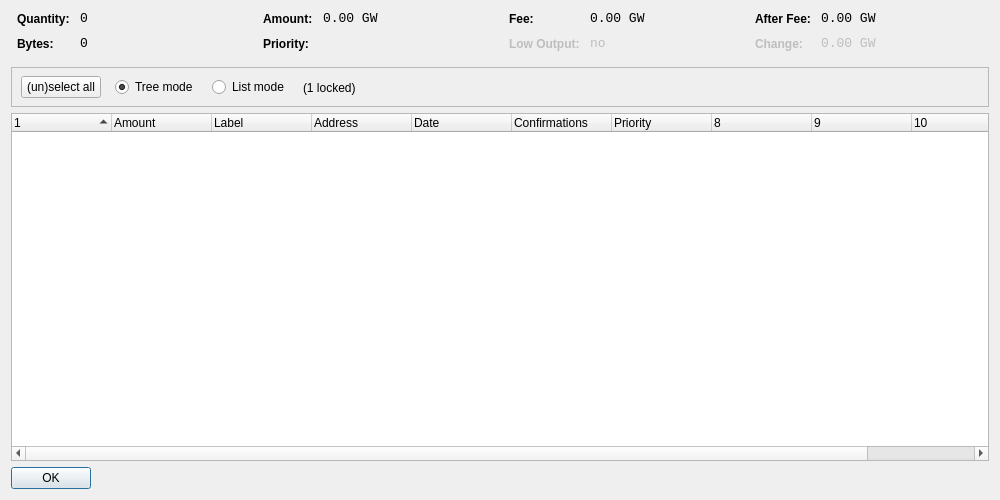
<?xml version="1.0" encoding="UTF-8"?>
<ui version="4.0">
 <class>CoinControlDialog</class>
 <widget class="QDialog" name="CoinControlDialog">
  <property name="geometry">
   <rect>
    <x>0</x>
    <y>0</y>
    <width>1000</width>
    <height>500</height>
   </rect>
  </property>
  <property name="windowTitle">
   <string>Coin Control</string>
  </property>
  <layout class="QVBoxLayout" name="verticalLayout">
   <item>
    <layout class="QHBoxLayout" name="horizontalLayoutTop" stretch="0,0,0,0">
     <property name="topMargin">
      <number>0</number>
     </property>
     <property name="bottomMargin">
      <number>10</number>
     </property>
     <item>
      <layout class="QFormLayout" name="formLayoutCoinControl1">
       <property name="horizontalSpacing">
        <number>10</number>
       </property>
       <property name="verticalSpacing">
        <number>10</number>
       </property>
       <property name="leftMargin">
        <number>6</number>
       </property>
       <property name="rightMargin">
        <number>6</number>
       </property>
       <item row="0" column="0">
        <widget class="QLabel" name="labelCoinControlQuantityText">
         <property name="styleSheet">
          <string notr="true">font-weight:bold;</string>
         </property>
         <property name="text">
          <string>Quantity:</string>
         </property>
        </widget>
       </item>
       <item row="0" column="1">
        <widget class="QLabel" name="labelCoinControlQuantity">
         <property name="font">
          <font>
           <family>Monospace</family>
           <pointsize>10</pointsize>
          </font>
         </property>
         <property name="cursor">
          <cursorShape>IBeamCursor</cursorShape>
         </property>
         <property name="contextMenuPolicy">
          <enum>Qt::ActionsContextMenu</enum>
         </property>
         <property name="text">
          <string notr="true">0</string>
         </property>
         <property name="textInteractionFlags">
          <set>Qt::LinksAccessibleByMouse|Qt::TextSelectableByKeyboard|Qt::TextSelectableByMouse</set>
         </property>
        </widget>
       </item>
       <item row="1" column="0">
        <widget class="QLabel" name="labelCoinControlBytesText">
         <property name="styleSheet">
          <string notr="true">font-weight:bold;</string>
         </property>
         <property name="text">
          <string>Bytes:</string>
         </property>
        </widget>
       </item>
       <item row="1" column="1">
        <widget class="QLabel" name="labelCoinControlBytes">
         <property name="font">
          <font>
           <family>Monospace</family>
           <pointsize>10</pointsize>
          </font>
         </property>
         <property name="cursor">
          <cursorShape>IBeamCursor</cursorShape>
         </property>
         <property name="contextMenuPolicy">
          <enum>Qt::ActionsContextMenu</enum>
         </property>
         <property name="text">
          <string notr="true">0</string>
         </property>
         <property name="textInteractionFlags">
          <set>Qt::LinksAccessibleByMouse|Qt::TextSelectableByKeyboard|Qt::TextSelectableByMouse</set>
         </property>
        </widget>
       </item>
      </layout>
     </item>
     <item>
      <layout class="QFormLayout" name="formLayoutCoinControl2">
       <property name="horizontalSpacing">
        <number>10</number>
       </property>
       <property name="verticalSpacing">
        <number>10</number>
       </property>
       <property name="leftMargin">
        <number>6</number>
       </property>
       <property name="rightMargin">
        <number>6</number>
       </property>
       <item row="0" column="0">
        <widget class="QLabel" name="labelCoinControlAmountText">
         <property name="styleSheet">
          <string notr="true">font-weight:bold;</string>
         </property>
         <property name="text">
          <string>Amount:</string>
         </property>
        </widget>
       </item>
       <item row="0" column="1">
        <widget class="QLabel" name="labelCoinControlAmount">
         <property name="font">
          <font>
           <family>Monospace</family>
           <pointsize>10</pointsize>
          </font>
         </property>
         <property name="cursor">
          <cursorShape>IBeamCursor</cursorShape>
         </property>
         <property name="contextMenuPolicy">
          <enum>Qt::ActionsContextMenu</enum>
         </property>
         <property name="text">
          <string notr="true">0.00 GW</string>
         </property>
         <property name="textInteractionFlags">
          <set>Qt::LinksAccessibleByMouse|Qt::TextSelectableByKeyboard|Qt::TextSelectableByMouse</set>
         </property>
        </widget>
       </item>
       <item row="1" column="0">
        <widget class="QLabel" name="labelCoinControlPriorityText">
         <property name="styleSheet">
          <string notr="true">font-weight:bold;</string>
         </property>
         <property name="text">
          <string>Priority:</string>
         </property>
        </widget>
       </item>
       <item row="1" column="1">
        <widget class="QLabel" name="labelCoinControlPriority">
         <property name="font">
          <font>
           <family>Monospace</family>
           <pointsize>10</pointsize>
          </font>
         </property>
         <property name="cursor">
          <cursorShape>IBeamCursor</cursorShape>
         </property>
         <property name="contextMenuPolicy">
          <enum>Qt::ActionsContextMenu</enum>
         </property>
         <property name="text">
          <string/>
         </property>
         <property name="textInteractionFlags">
          <set>Qt::LinksAccessibleByMouse|Qt::TextSelectableByKeyboard|Qt::TextSelectableByMouse</set>
         </property>
        </widget>
       </item>
      </layout>
     </item>
     <item>
      <layout class="QFormLayout" name="formLayoutCoinControl3">
       <property name="horizontalSpacing">
        <number>10</number>
       </property>
       <property name="verticalSpacing">
        <number>10</number>
       </property>
       <property name="leftMargin">
        <number>6</number>
       </property>
       <property name="rightMargin">
        <number>6</number>
       </property>
       <item row="0" column="0">
        <widget class="QLabel" name="labelCoinControlFeeText">
         <property name="styleSheet">
          <string notr="true">font-weight:bold;</string>
         </property>
         <property name="text">
          <string>Fee:</string>
         </property>
        </widget>
       </item>
       <item row="0" column="1">
        <widget class="QLabel" name="labelCoinControlFee">
         <property name="font">
          <font>
           <family>Monospace</family>
           <pointsize>10</pointsize>
          </font>
         </property>
         <property name="cursor">
          <cursorShape>IBeamCursor</cursorShape>
         </property>
         <property name="contextMenuPolicy">
          <enum>Qt::ActionsContextMenu</enum>
         </property>
         <property name="text">
          <string notr="true">0.00 GW</string>
         </property>
         <property name="textInteractionFlags">
          <set>Qt::LinksAccessibleByMouse|Qt::TextSelectableByKeyboard|Qt::TextSelectableByMouse</set>
         </property>
        </widget>
       </item>
       <item row="1" column="0">
        <widget class="QLabel" name="labelCoinControlLowOutputText">
         <property name="enabled">
          <bool>false</bool>
         </property>
         <property name="styleSheet">
          <string notr="true">font-weight:bold;</string>
         </property>
         <property name="text">
          <string>Low Output:</string>
         </property>
        </widget>
       </item>
       <item row="1" column="1">
        <widget class="QLabel" name="labelCoinControlLowOutput">
         <property name="enabled">
          <bool>false</bool>
         </property>
         <property name="font">
          <font>
           <family>Monospace</family>
           <pointsize>10</pointsize>
          </font>
         </property>
         <property name="cursor">
          <cursorShape>IBeamCursor</cursorShape>
         </property>
         <property name="contextMenuPolicy">
          <enum>Qt::ActionsContextMenu</enum>
         </property>
         <property name="text">
          <string>no</string>
         </property>
         <property name="textInteractionFlags">
          <set>Qt::LinksAccessibleByMouse|Qt::TextSelectableByKeyboard|Qt::TextSelectableByMouse</set>
         </property>
        </widget>
       </item>
      </layout>
     </item>
     <item>
      <layout class="QFormLayout" name="formLayoutCoinControl4">
       <property name="horizontalSpacing">
        <number>10</number>
       </property>
       <property name="verticalSpacing">
        <number>10</number>
       </property>
       <property name="leftMargin">
        <number>6</number>
       </property>
       <property name="rightMargin">
        <number>6</number>
       </property>
       <item row="0" column="0">
        <widget class="QLabel" name="labelCoinControlAfterFeeText">
         <property name="styleSheet">
          <string notr="true">font-weight:bold;</string>
         </property>
         <property name="text">
          <string>After Fee:</string>
         </property>
        </widget>
       </item>
       <item row="0" column="1">
        <widget class="QLabel" name="labelCoinControlAfterFee">
         <property name="font">
          <font>
           <family>Monospace</family>
           <pointsize>10</pointsize>
          </font>
         </property>
         <property name="cursor">
          <cursorShape>IBeamCursor</cursorShape>
         </property>
         <property name="contextMenuPolicy">
          <enum>Qt::ActionsContextMenu</enum>
         </property>
         <property name="text">
          <string notr="true">0.00 GW</string>
         </property>
         <property name="textInteractionFlags">
          <set>Qt::LinksAccessibleByMouse|Qt::TextSelectableByKeyboard|Qt::TextSelectableByMouse</set>
         </property>
        </widget>
       </item>
       <item row="1" column="0">
        <widget class="QLabel" name="labelCoinControlChangeText">
         <property name="enabled">
          <bool>false</bool>
         </property>
         <property name="styleSheet">
          <string notr="true">font-weight:bold;</string>
         </property>
         <property name="text">
          <string>Change:</string>
         </property>
        </widget>
       </item>
       <item row="1" column="1">
        <widget class="QLabel" name="labelCoinControlChange">
         <property name="enabled">
          <bool>false</bool>
         </property>
         <property name="font">
          <font>
           <family>Monospace</family>
           <pointsize>10</pointsize>
          </font>
         </property>
         <property name="cursor">
          <cursorShape>IBeamCursor</cursorShape>
         </property>
         <property name="contextMenuPolicy">
          <enum>Qt::ActionsContextMenu</enum>
         </property>
         <property name="text">
          <string notr="true">0.00 GW</string>
         </property>
         <property name="textInteractionFlags">
          <set>Qt::LinksAccessibleByMouse|Qt::TextSelectableByKeyboard|Qt::TextSelectableByMouse</set>
         </property>
        </widget>
       </item>
      </layout>
     </item>
    </layout>
   </item>
   <item>
    <widget class="QFrame" name="frame">
     <property name="minimumSize">
      <size>
       <width>0</width>
       <height>40</height>
      </size>
     </property>
     <property name="frameShape">
      <enum>QFrame::StyledPanel</enum>
     </property>
     <property name="frameShadow">
      <enum>QFrame::Sunken</enum>
     </property>
     <widget class="QWidget" name="horizontalLayoutWidget">
      <property name="geometry">
       <rect>
        <x>10</x>
        <y>0</y>
        <width>781</width>
        <height>41</height>
       </rect>
      </property>
      <layout class="QHBoxLayout" name="horizontalLayoutPanel" stretch="0,0,0,0,0">
       <property name="spacing">
        <number>14</number>
       </property>
       <item>
        <widget class="QPushButton" name="pushButtonSelectAll">
         <property name="sizePolicy">
          <sizepolicy hsizetype="Maximum" vsizetype="Fixed">
           <horstretch>0</horstretch>
           <verstretch>0</verstretch>
          </sizepolicy>
         </property>
         <property name="text">
          <string>(un)select all</string>
         </property>
        </widget>
       </item>
       <item>
        <widget class="QRadioButton" name="radioTreeMode">
         <property name="sizePolicy">
          <sizepolicy hsizetype="Maximum" vsizetype="Fixed">
           <horstretch>0</horstretch>
           <verstretch>0</verstretch>
          </sizepolicy>
         </property>
         <property name="text">
          <string>Tree mode</string>
         </property>
         <property name="checked">
          <bool>true</bool>
         </property>
        </widget>
       </item>
       <item>
        <widget class="QRadioButton" name="radioListMode">
         <property name="sizePolicy">
          <sizepolicy hsizetype="Maximum" vsizetype="Fixed">
           <horstretch>0</horstretch>
           <verstretch>0</verstretch>
          </sizepolicy>
         </property>
         <property name="text">
          <string>List mode</string>
         </property>
        </widget>
       </item>
       <item>
        <widget class="QLabel" name="labelLocked">
         <property name="text">
          <string>(1 locked)</string>
         </property>
        </widget>
       </item>
       <item>
        <spacer name="horizontalSpacer">
         <property name="orientation">
          <enum>Qt::Horizontal</enum>
         </property>
         <property name="sizeHint" stdset="0">
          <size>
           <width>40</width>
           <height>20</height>
          </size>
         </property>
        </spacer>
       </item>
      </layout>
     </widget>
    </widget>
   </item>
   <item>
    <widget class="CoinControlTreeWidget" name="treeWidget">
     <property name="contextMenuPolicy">
      <enum>Qt::CustomContextMenu</enum>
     </property>
     <property name="sortingEnabled">
      <bool>false</bool>
     </property>
     <property name="columnCount">
      <number>11</number>
     </property>
     <attribute name="headerShowSortIndicator" stdset="0">
      <bool>true</bool>
     </attribute>
     <attribute name="headerStretchLastSection">
      <bool>false</bool>
     </attribute>
     <column>
      <property name="text">
       <string/>
      </property>
     </column>
     <column>
      <property name="text">
       <string>Amount</string>
      </property>
     </column>
     <column>
      <property name="text">
       <string notr="true">Label</string>
      </property>
     </column>
     <column>
      <property name="text">
       <string>Address</string>
      </property>
     </column>
     <column>
      <property name="text">
       <string>Date</string>
      </property>
     </column>
     <column>
      <property name="text">
       <string>Confirmations</string>
      </property>
      <property name="toolTip">
       <string>Confirmed</string>
      </property>
     </column>
     <column>
      <property name="text">
       <string>Priority</string>
      </property>
     </column>
     <column>
      <property name="text">
       <string/>
      </property>
     </column>
     <column>
      <property name="text">
       <string/>
      </property>
     </column>
     <column>
      <property name="text">
       <string/>
      </property>
     </column>
     <column>
      <property name="text">
       <string/>
      </property>
     </column>
    </widget>
   </item>
   <item>
    <widget class="QDialogButtonBox" name="buttonBox">
     <property name="sizePolicy">
      <sizepolicy hsizetype="Maximum" vsizetype="Fixed">
       <horstretch>0</horstretch>
       <verstretch>0</verstretch>
      </sizepolicy>
     </property>
     <property name="orientation">
      <enum>Qt::Horizontal</enum>
     </property>
     <property name="standardButtons">
      <set>QDialogButtonBox::Ok</set>
     </property>
    </widget>
   </item>
  </layout>
 </widget>
 <customwidgets>
  <customwidget>
   <class>CoinControlTreeWidget</class>
   <extends>QTreeWidget</extends>
   <header>coincontroltreewidget.h</header>
  </customwidget>
 </customwidgets>
 <resources/>
 <connections/>
</ui>
